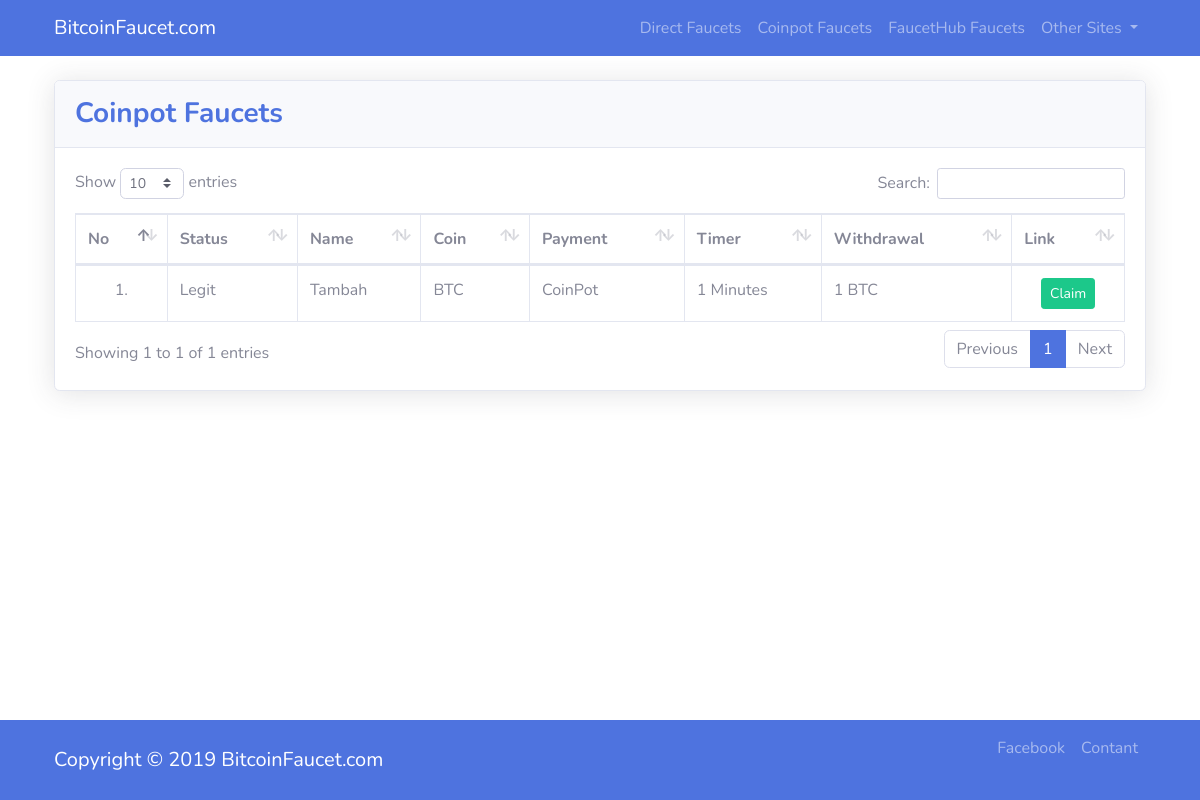
/index.php/faucet-list/coinpot, run on the app's committed database.
### tables this page shows
CREATE TABLE `coinpot` (
  `id_coinpot` varchar(50) NOT NULL,
  `nama` varchar(500) NOT NULL,
  `status` varchar(20) NOT NULL,
  `id_coin` varchar(50) DEFAULT NULL,
  `payment` varchar(100) NOT NULL,
  `timer` int(10) NOT NULL,
  `withdrawal` varchar(100) NOT NULL,
  `link` text NOT NULL,
  `added` datetime NOT NULL DEFAULT CURRENT_TIMESTAMP
);

CREATE TABLE `coin_list` (
  `id` varchar(50) NOT NULL,
  `nama_coin` varchar(200) NOT NULL,
  `code_coin` varchar(100) NOT NULL,
  `logo_coin` varchar(100) NOT NULL
);

### application/controllers/faucet-list/Coinpot.php (called while the page is built, shortened)
<?php
class Coinpot extends CI_Controller {
	public function index() {
		$data['title']	= 'Coinpot Faucets | Bitcoin Faucet';
		$data['judul']	= 'Coinpot Faucets';
		$data['coinpot'] = $this->M_Database->selectCoinpot()->result_array();
		$this->load->view('page/template/__header', $data);
		$this->load->view('page/coinpot', $data);
		$this->load->view('page/template/__footer');
	}
}

### index.php (called while the page is built, shortened)
<?php
require_once BASEPATH.'core/CodeIgniter.php';

### application/models/M_Database.php (called while the page is built, shortened)
<?php
class M_Database extends CI_Model {
	public function selectCoinpot() {
		$this->db->join('coin_list', 'coin_list.id = coinpot.id_coin', 'LEFT');
		return $this->db->get('coinpot');
	}
}

### application/views/page/coinpot.php (the view)
<div class="container">
  <div class="card shadow mb-4 mt-4">
    <div class="card-header py-3">
      <span class="m-0 font-weight-bold text-primary h3"><?= $judul ?></span>
    </div>
    <div class="card-body">
      <div class="table-responsive">
        <table class="table table-bordered" id="dataTable" width="100%" cellspacing="0">
          <thead>
            <tr>
              <th>No</th>
              <th>Status</th>
              <th>Name</th>
              <th>Coin</th>
              <th>Payment</th>
              <th>Timer</th>
              <th>Withdrawal</th>
              <th>Link</th>
            </tr>
          </thead>
          <tbody>
            <?php $no = 1; foreach ($coinpot as $value) : ?>
            <tr>
              <td align="center"><?= $no++.'.' ?></td>
              <td><?= ucfirst($value['status']) ?></td>
              <td><?= ucfirst($value['nama']) ?></td>
              <td><?= strtoupper($value['code_coin']) ?></td>
              <td><?= ucfirst($value['payment']) ?></td>
              <td><?= $value['timer'] . ' Minutes' ?></td>
              <td><?= $value['withdrawal'] . ' BTC' ?></td>
              <td align="center">
                <a href="<?= $value['link'] ?>" target="_blank">
                  <button class="btn btn-success btn-sm">Claim</button>
                </a>
              </td>
            </tr>
            <?php endforeach; ?>
          </tbody>
        </table>
      </div>
    </div>
  </div>
</div>

### data on the page
coinpot: status "Legit", nama "Tambah", id_coin.code_coin "BTC", payment "CoinPot", timer "1", withdrawal "1"

### other printed values
$judul "Coinpot Faucets"
